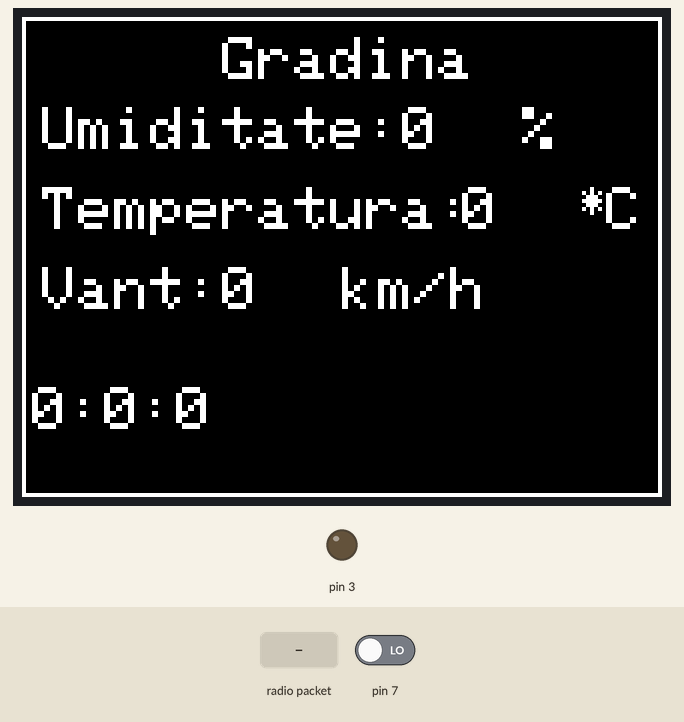
Simulated run of this sketch. Board: Arduino Uno, built with avr-gcc and run on an emulated ATmega328P. Shown: 320×240 colour display, output pins drawn as LEDs (lit = HIGH). The test bench sets the inputs (shaded band); at power-on: pin 7 LOW. No radio packets arrive unless stated; what the sketch prints to the serial monitor is not drawn.

Above: at 1.6 s.
1.7 s: pin 7 driven HIGH
At 3.3 s:
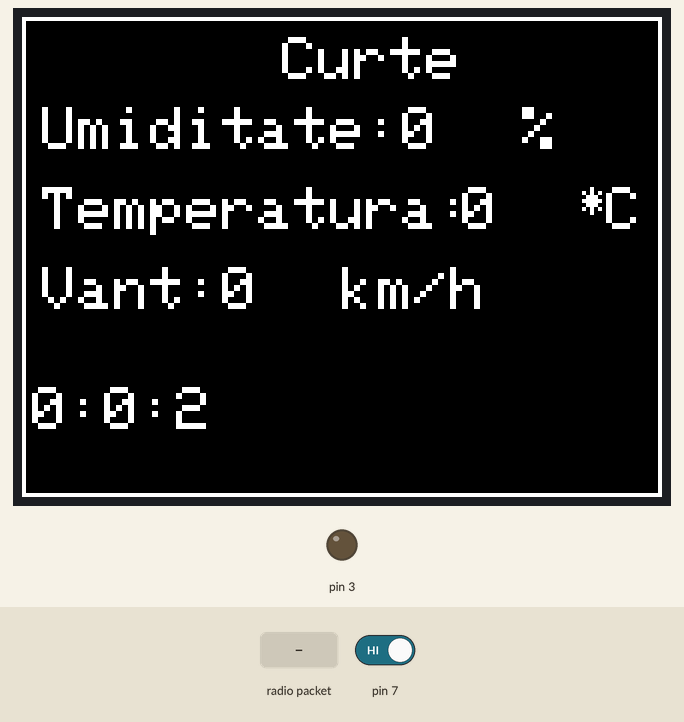
5.8 s: radio packet "CUR" arrives
At 6.8 s:
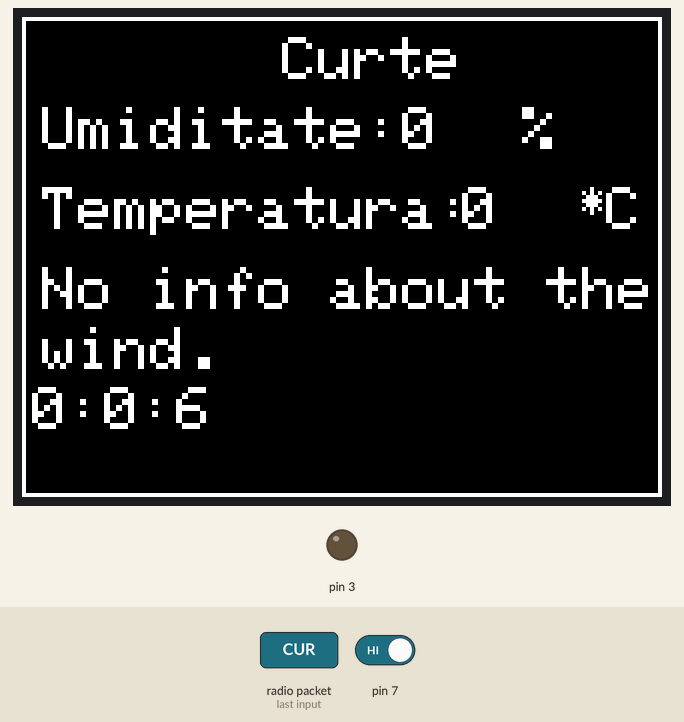
9.9 s: radio packet "XXX" arrives
12.1 s: pin 7 driven LOW
13.6 s: radio packet "XX" arrives
Timing chart, 0 to 16.5 s (numbered marks = the images above; inputs shaded):
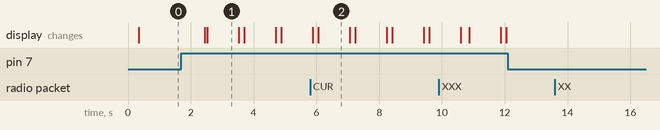

Measured:
- after the input at 1.7 s, the display: first changes after 0.74 s (image 1 shows a later state)
- after the input at 5.8 s, the display: first differs from a run without the input after 0.26 s (image 2)
- after the input at 12.1 s, every drawn part: stays the same
- after the input at 13.6 s, every drawn part: stays the same
- what the display in image 1 shows lasts 1.0 s, from 2.5 s to 3.5 s

The sketch:

arduino-arduinoide.desktop.ino
```cpp
#include <VirtualWire.h>
#include "SPI.h"
#include "Adafruit_GFX.h"
#include "Adafruit_ILI9340.h"
#include "mario.h"

#if defined(__SAM3X8E__)
    #undef __FlashStringHelper::F(string_literal)
    #define F(string_literal) string_literal
#endif

// These are the pins used for the UNO
// for Due/Mega/Leonardo use the hardware SPI pins (which are different)
#define _sclk 13
#define _miso 12
#define _mosi 11
#define _cs 10
#define _dc 9
#define _rst 8

Adafruit_ILI9340 tft = Adafruit_ILI9340(_cs, _dc, _rst);

int WindAll=-333;
int valoare=-40;
int shown=0;

const int buzzer=3;
char ID [4];
int Humid, Temp, Wind, Rain;
char HumidC [4], TempC [4], WindC [3], RainC;
const int receive_pin = 2;
long long prev_time=0, curr_time;
int n=0,m=0,o=0;

namespace locatie
{
  typedef struct
  {
    int humidity;
    int temperature;
    int wind;
    int rain;
  } loc;
}

locatie::loc gradina, curte;

void setup()
{
  digitalWrite(4, LOW);
  vw_set_rx_pin(receive_pin);
  vw_set_ptt_inverted(true); // Required for DR3100
  vw_setup(2000);  // Bits per sec
  vw_rx_start();       // Start the receiver PLL running
  delay(100);
  pinMode(7, INPUT);
  pinMode(3, OUTPUT);
  Serial.begin(57600);
  tft.begin();
  tell_garden();
  delay(100);
}

void loop(void)
{
  delay(1000);
  alarma();
  ask_data();
  curr_time = millis();

  if (digitalRead(7) && shown==1) {shown=0; tell_garden();}
  if (digitalRead(7) && shown==0) {shown=1; tell_curte();}
  if (((curr_time-prev_time)>10000) && shown == 0) { tell_garden(); prev_time = millis();}
  if (((curr_time-prev_time)>10000) && shown == 1) { tell_curte(); prev_time = millis();}
}

void static_draw()
{
  tft.fillScreen(ILI9340_BLACK);
  tft.drawFastVLine(0,0,320, ILI9340_WHITE);
  tft.drawFastVLine(1,0,320, ILI9340_WHITE);
  tft.drawFastHLine(0,0,240, ILI9340_WHITE);
  tft.drawFastHLine(0,1,240, ILI9340_WHITE);
  tft.drawFastVLine(238,0,320, ILI9340_WHITE);
  tft.drawFastVLine(239,0,320, ILI9340_WHITE);
  tft.drawFastHLine(0,318,240, ILI9340_WHITE);
  tft.drawFastHLine(0,319,240, ILI9340_WHITE);
}

void alerta_ploaie()
{
  tft.setTextColor(ILI9340_RED);  tft.setTextSize(4);
  tft.print("It's raining!");

}

void tell_garden()
{
  tft.setRotation(0);
  static_draw();
  tft.setRotation(3);
  tft.setTextColor(ILI9340_WHITE);  tft.setTextSize(3);
  tft.setCursor(100, 10);
  tft.print("Gradina");
  tft.setCursor(10, 45);
  tft.print("Umiditate:");
  tft.setCursor(190,45);
  tft.print(gradina.humidity);
  tft.setCursor(250,45);
  tft.print("%");
  tft.setCursor(10, 85);
  tft.print("Temperatura:");
  tft.setCursor(220,85);
  tft.print(gradina.temperature);
  tft.setCursor(280,85);
  tft.setTextSize(2);
  tft.print("*");
  tft.setTextSize(3);
  tft.print("C");
  tft.setCursor(10, 125);
  if (gradina.wind == -333) {tft.print("No info about the"); tft.setCursor(10, 155); tft.print("wind.");}
    else
    {
      tft.print("Vant:");
      tft.setCursor(100,125);
      tft.print(gradina.wind);
      tft.setCursor(160,125);
      tft.print("km/h");
    }
 tft.setCursor(5, 185);
 if (gradina.rain==1) {alerta_ploaie();inchidete(); sing();} else show_clock();
}


void tell_curte()
{
  tft.setRotation(0);
  static_draw();
  tft.setRotation(3);
  tft.setTextColor(ILI9340_WHITE);  tft.setTextSize(3);
  tft.setCursor(130, 10);
  tft.print("Curte");
  tft.setCursor(10, 45);
  tft.print("Umiditate:");
  tft.setCursor(190,45);
  tft.print(curte.humidity);
  tft.setCursor(250,45);
  tft.print("%");
  tft.setCursor(10, 85);
  tft.print("Temperatura:");
  tft.setCursor(220,85);
  tft.print(curte.temperature);
  tft.setCursor(280,85);
  tft.setTextSize(2);
  tft.print("*");
  tft.setTextSize(3);
  tft.print("C");
  tft.setCursor(10, 125);
  if (curte.wind == -333) {tft.print("No info about the"); tft.setCursor(10, 155); tft.print("wind.");}
  else
  {
    tft.print("Vant:");
    tft.setCursor(100,125);
    tft.print(curte.wind);
    tft.setCursor(160,125);
    tft.print("km/h");
  }
 tft.setCursor(5, 185);
 if (curte.rain==1) {alerta_ploaie();inchidete(); sing();} else show_clock();
}


void ask_data()
{
    uint8_t buf[VW_MAX_MESSAGE_LEN];
    uint8_t buflen = VW_MAX_MESSAGE_LEN;


    if (vw_get_message(buf, &buflen)) // Non-blocking
    {
        int i;

        ID [0] = buf [0];
        ID [1] = buf [1];
        ID [2] = buf [2];
        ID [3] = 0;

        HumidC [0] = buf [3];
        HumidC [1] = buf [4];
        HumidC [2] = buf [5];
        HumidC [3] = 0;

        TempC [0] = buf [6];
        TempC [1] = buf [7];
        TempC [2] = buf [8];
        TempC [3] = 0;

        WindC [0] = buf [9];
        WindC [1] = buf [10];
        WindC [2] = 0;

        RainC = buf [11];

        if (strcmp (HumidC, "XXX") != 0)
          Humid = atoi (HumidC);
        else
          Humid = -333;
        if (strcmp (TempC, "XXX") != 0)
        {
          Temp = atoi (TempC + 1);
          if (TempC [0] == '1')
          {
            Temp = -Temp;
          }
        }
        else
        {
          Temp = -333;
        }
        if (strcmp (WindC, "XX") != 0)
          Wind = atoi (WindC);
        else
          Wind = -333;

        if (RainC != 'X')
          Rain = RainC - '0';
         else
          Rain = -333;

        if(strcmp(ID, "GRD") == 0)
        {
          gradina.humidity = Humid;
          gradina.temperature = Temp;
          gradina.wind = WindAll;
          gradina.rain = Rain;

        }

        if(strcmp(ID, "CUR") == 0)
        {
          curte.humidity = Humid;
          curte.temperature = Temp;
          curte.wind = WindAll;
          curte.rain = Rain;
        }

        if (strcmp (ID, "BAL") == 0)
        {
          WindAll = Wind;
        }

        Serial.print ("ID: "); Serial.println (ID);
        Serial.print ("Humid: "); Serial.println (Humid);
        Serial.print ("Temp: "); Serial.println (Temp);
        Serial.print ("Wind: "); Serial.println (Wind);
        Serial.print ("Rain: "); Serial.println (Rain);
     }
}


void sing()
{


    Serial.println(" 'Mario Theme'");
    int size = sizeof(melody) / sizeof(int);
    for (int thisNote = 0; thisNote < size; thisNote++) {

      // to calculate the note duration, take one second
      // divided by the note type.
      //e.g. quarter note = 1000 / 4, eighth note = 1000/8, etc.
      int noteDuration = 1000 / tempo[thisNote];

      buzz(3, melody[thisNote], noteDuration);

      // to distinguish the notes, set a minimum time between them.
      // the note's duration + 30% seems to work well:
      int pauseBetweenNotes = noteDuration * 1.30;
      delay(pauseBetweenNotes);

      // stop the tone playing:
      buzz(3, 0, noteDuration);

    }
}


void buzz(int targetPin, long frequency, long length) {

  long delayValue = (long)(1000000.0 / frequency / 2.0); // calculate the delay value between transitions
  //// 1 second's worth of microseconds, divided by the frequency, then split in half since
  //// there are two phases to each cycle
  long numCycles = (long)(frequency * length / 1000.0); // calculate the number of cycles for proper timing
  //// multiply frequency, which is really cycles per second, by the number of seconds to
  //// get the total number of cycles to produce
  for (long i = 0; i < numCycles; i++) { // for the calculated length of time...
    digitalWrite(targetPin, HIGH); // write the buzzer pin high to push out the diaphram
    delayMicroseconds(delayValue); // wait for the calculated delay value
    digitalWrite(targetPin, LOW); // write the buzzer pin low to pull back the diaphram
    delayMicroseconds(delayValue); // wait again or the calculated delay value
  }
}


void inchidete()

{
    int acc=1;
    int vel=2;
    int citit=1;
    int inchidere=1;
    while(inchidere==1)
    {
        citit=digitalRead(A0);
        if(citit==0)
            {
               acc=-acc;
               inchidere=0;
            }
              if(vel<200)
            {
                vel=vel+acc; if(acc<0) delay(20);
               analogWrite(5,vel);
            }
      }
      while(vel>=0)
        {
          vel=vel+acc;
            analogWrite(5,vel);
        }
        analogWrite(5,0);
}


  //thhis is a list of int variables used in this clock program
int s=0;
int sec=0;
int hrs=0;
int minutes=0;
int initialHours = 00;//variable to initiate hours
int initialMins = 0;//variable to initiate minutes
int initialSecs = 00;//variable to initiate seconds

//this method is for seconds
int seconds()
{
    s = initialHours*3600;
    s = s+(initialMins*60);
    s = s+initialSecs;
    s = s+(millis()/1000);
    return s;
}
//this method is for hours
int hours()
{
    hrs = seconds();
    hrs = hrs/3600;
    hrs = hrs%24;
    return hrs;
}
//this method is for minutes
int mins()
{
    minutes = seconds();
    minutes = minutes/60;
    minutes = minutes%60;
    return minutes;
}

int secs()
{
    sec = seconds();
    sec = sec%60;
    return sec;
}

//this loop will conintue to keep looping so that the time can go as follows

void alarma(){

    int current=0;
    if(Serial.available()>0)
    {
      current=Serial.read();
      n=n*10+current-48;
      current=Serial.read();
      n=n*10+current-48;
      current=Serial.read();
      m=m*10+current-48;
      current=Serial.read();
      m=m*10+current-48;
       current=Serial.read();
      o=o*10+current-48;
      current=Serial.read();
      o=o*10+current-48;


      }
      if((n==hours())&&(m==mins())&&(o==secs()))
      {

              sing();
              n=0;m=0;o=0;

}}


void show_clock()
{
  //hrs, minutes, sec
  tft.print(hours());
  tft.print(":");
  tft.print(mins());
  tft.print(":");
  tft.print(secs());
}
```

mario.h
```cpp
#define NOTE_B0  31
#define NOTE_C1  33
#define NOTE_CS1 35
#define NOTE_D1  37
#define NOTE_DS1 39
#define NOTE_E1  41
#define NOTE_F1  44
#define NOTE_FS1 46
#define NOTE_G1  49
#define NOTE_GS1 52
#define NOTE_A1  55
#define NOTE_AS1 58
#define NOTE_B1  62
#define NOTE_C2  65
#define NOTE_CS2 69
#define NOTE_D2  73
#define NOTE_DS2 78
#define NOTE_E2  82
#define NOTE_F2  87
#define NOTE_FS2 93
#define NOTE_G2  98
#define NOTE_GS2 104
#define NOTE_A2  110
#define NOTE_AS2 117
#define NOTE_B2  123
#define NOTE_C3  131
#define NOTE_CS3 139
#define NOTE_D3  147
#define NOTE_DS3 156
#define NOTE_E3  165
#define NOTE_F3  175
#define NOTE_FS3 185
#define NOTE_G3  196
#define NOTE_GS3 208
#define NOTE_A3  220
#define NOTE_AS3 233
#define NOTE_B3  247
#define NOTE_C4  262
#define NOTE_CS4 277
#define NOTE_D4  294
#define NOTE_DS4 311
#define NOTE_E4  330
#define NOTE_F4  349
#define NOTE_FS4 370
#define NOTE_G4  392
#define NOTE_GS4 415
#define NOTE_A4  440
#define NOTE_AS4 466
#define NOTE_B4  494
#define NOTE_C5  523
#define NOTE_CS5 554
#define NOTE_D5  587
#define NOTE_DS5 622
#define NOTE_E5  659
#define NOTE_F5  698
#define NOTE_FS5 740
#define NOTE_G5  784
#define NOTE_GS5 831
#define NOTE_A5  880
#define NOTE_AS5 932
#define NOTE_B5  988
#define NOTE_C6  1047
#define NOTE_CS6 1109
#define NOTE_D6  1175
#define NOTE_DS6 1245
#define NOTE_E6  1319
#define NOTE_F6  1397
#define NOTE_FS6 1480
#define NOTE_G6  1568
#define NOTE_GS6 1661
#define NOTE_A6  1760
#define NOTE_AS6 1865
#define NOTE_B6  1976
#define NOTE_C7  2093
#define NOTE_CS7 2217
#define NOTE_D7  2349
#define NOTE_DS7 2489
#define NOTE_E7  2637
#define NOTE_F7  2794
#define NOTE_FS7 2960
#define NOTE_G7  3136
#define NOTE_GS7 3322
#define NOTE_A7  3520
#define NOTE_AS7 3729
#define NOTE_B7  3951
#define NOTE_C8  4186
#define NOTE_CS8 4435
#define NOTE_D8  4699
#define NOTE_DS8 4978

//Mario main theme melody
int melody[] = {
  NOTE_E7, NOTE_E7, 0, NOTE_E7,
  0, NOTE_C7, NOTE_E7, 0,
  NOTE_G7, 0, 0,  0,
  NOTE_G6, 0, 0, 0,

  NOTE_C7, 0, 0, NOTE_G6,
  0, 0, NOTE_E6, 0,
  0, NOTE_A6, 0, NOTE_B6,
  0, NOTE_AS6, NOTE_A6, 0,

  NOTE_G6, NOTE_E7, NOTE_G7,
  NOTE_A7, 0, NOTE_F7, NOTE_G7,
  0, NOTE_E7, 0, NOTE_C7,
  NOTE_D7, NOTE_B6, 0, 0,

  NOTE_C7, 0, 0, NOTE_G6,
  0, 0, NOTE_E6, 0,
  0, NOTE_A6, 0, NOTE_B6,
  0, NOTE_AS6, NOTE_A6, 0,

  NOTE_G6, NOTE_E7, NOTE_G7,
  NOTE_A7, 0, NOTE_F7, NOTE_G7,
  0, NOTE_E7, 0, NOTE_C7,
  NOTE_D7, NOTE_B6, 0, 0
};
//Mario main them tempo
int tempo[] = {
  12, 12, 12, 12,
  12, 12, 12, 12,
  12, 12, 12, 12,
  12, 12, 12, 12,

  12, 12, 12, 12,
  12, 12, 12, 12,
  12, 12, 12, 12,
  12, 12, 12, 12,

  9, 9, 9,
  12, 12, 12, 12,
  12, 12, 12, 12,
  12, 12, 12, 12,

  12, 12, 12, 12,
  12, 12, 12, 12,
  12, 12, 12, 12,
  12, 12, 12, 12,

  9, 9, 9,
  12, 12, 12, 12,
  12, 12, 12, 12,
  12, 12, 12, 12,
};
```
